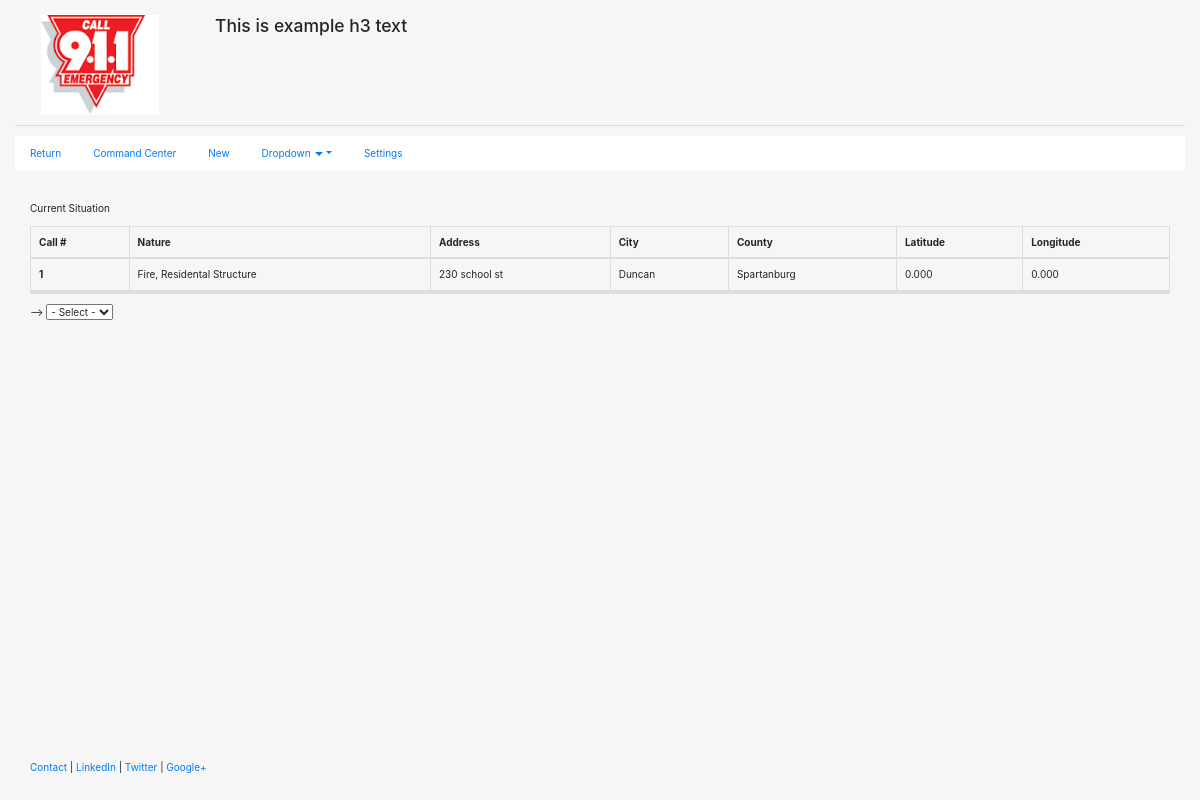
The app's page /console/ with its own data.
### DispatchConsole/models.py (models this page shows, shortened)
class Incident(models.Model):
    location = models.ForeignKey(Location)
    nature = models.ForeignKey(IncidentNature)
    opened = models.DateTimeField(auto_now='true')
    closed = models.DateTimeField()
    messages = models.ManyToManyField(Message)
    units = models.ManyToManyField(Unit)

class IncidentNature(models.Model):
    description = models.CharField(max_length=255)
    code = models.CharField(max_length=4)
    def __str__(self):
        return self.description

class Location(models.Model):
    address = models.CharField(max_length=255)
    addressInfo = models.CharField(max_length=255)
    city = models.CharField(max_length=255)
    state = models.CharField(max_length=2)
    county = models.CharField(max_length=255)
    zipcode = models.CharField(max_length=10)
    lat = models.DecimalField(max_digits=8, decimal_places=3)
    lng = models.DecimalField(max_digits=8, decimal_places=3)
    def __str__(self):
        return self.address

### DispatchConsole/views.py (the view)
def index(request):
    all_incidents = incidentdata.get_incident_list()
    return render(request,'main/current.html', {"incidents": all_incidents})

### DispatchConsole/services.py (called while the page is built)
    def get_incident_list():
        return Incident.objects.all()

### DispatchConsole/templates/main/current.html
{% extends "main/main-template.html" %}
{% block content %}
  <p>Current Situation</p>
{% include "main/includes/json-populated-select.html" %}
{% endblock %}

### DispatchConsole/templates/main/includes/list-incidents-accordion-toggle.html (shortened to what this page needs)
<table id="current-incidents" class="table table-hover table-bordered">
  <thead class="thead-inverse">
    <tr>
      <th>Call #</th>
      <th>Nature</th>
      <th>Address</th>
      <th>City</th>
      <th>County</th>
      <th>Latitude</th>
      <th>Longitude</th>
        {% for item in incidents %}
            <tr class="accordion-toggle collapsed"  data-toggle="collapse" data-target="#details{{item.id}}">
            <th scope="row"> {{ item.id }} </th>
            <td> {{ item.nature }} </td>
            <td> {{item.location }} </td>
            <td> {{item.location.city}}</td>
            <td> {{item.location.county}} </td>
            <td> {{item.location.lat}} </td>
            <td> {{item.location.lng}} </td>
            </tr>
            <tr>
                <td colspan="7" class="hiddenRow">
               </td>
           </tr>
        {% endfor %}
  </thead>
</table>

### DispatchConsole/templates/main/main-template.html (style rules this page uses)
html, body { height:100% }

### DispatchConsole/templates/main/includes/list-incidents-accordion-toggle.html (style rules this page uses)
.hiddenRow { padding: 0 !important; }

### records on screen
Incident: id "1", nature "Fire, Residental Structure", location "230 school st", location.city "Duncan", location.county "Spartanburg", location.lat "0.000", location.lng "0.000"
